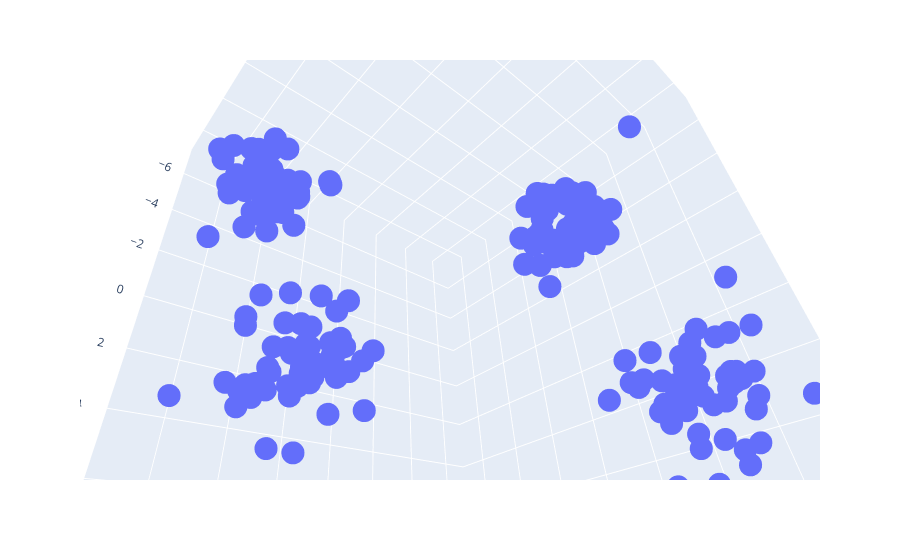

Notebook source saved alongside this figure:
### Code cell
import plotly.express as px
fig = px.scatter_3d(x=x[:,0],y=x[:,1],z=x[:,2])
fig.show()

### Figure 1 — Plotly figure (JSON) as saved in the notebook; plotly's stock layout.template omitted (floating-point values rounded to 4 significant figures; data arrays with more than 128 entries replaced by an {"elided": "..."} marker saying what was removed)
{"data": [{"hovertemplate": "x=%{x}<br>y=%{y}<br>z=%{z}<extra></extra>", "legendgroup": "", "marker": {"color": "#636efa", "symbol": "circle"}, "mode": "markers", "name": "", "scene": "scene", "showlegend": false, "type": "scatter3d", "x": {"elided": "200 float values"}, "y": {"elided": "200 float values"}, "z": {"elided": "200 float values"}}], "layout": {"autosize": true, "legend": {"tracegroupgap": 0}, "margin": {"t": 60}, "scene": {"aspectmode": "auto", "aspectratio": {"x": 1.017, "y": 1.011, "z": 0.9724}, "camera": {"center": {"x": 0, "y": 0, "z": 0}, "eye": {"x": 0.6572, "y": 0.6572, "z": 0.6572}, "projection": {"type": "perspective"}, "up": {"x": -0.3307, "y": 0.7168, "z": 0.6139}}, "domain": {"x": [0, 1], "y": [0, 1]}, "xaxis": {"title": {"text": "x"}, "type": "linear"}, "yaxis": {"title": {"text": "y"}, "type": "linear"}, "zaxis": {"title": {"text": "z"}, "type": "linear"}}}}
